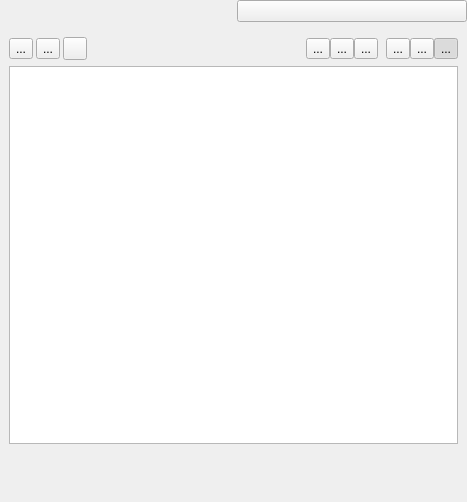
<?xml version="1.0" encoding="UTF-8"?>
<ui version="4.0">
 <class>qCjyxTablesModuleWidget</class>
 <widget class="qCjyxWidget" name="qCjyxTablesModuleWidget">
  <property name="geometry">
   <rect>
    <x>0</x>
    <y>0</y>
    <width>467</width>
    <height>502</height>
   </rect>
  </property>
  <property name="sizePolicy">
   <sizepolicy hsizetype="Minimum" vsizetype="Preferred">
    <horstretch>0</horstretch>
    <verstretch>0</verstretch>
   </sizepolicy>
  </property>
  <property name="windowTitle">
   <string>Tables</string>
  </property>
  <property name="windowIcon">
   <iconset resource="../qCjyxTablesModule.qrc">
    <normaloff>:/Icons/Tables.png</normaloff>:/Icons/Tables.png</iconset>
  </property>
  <layout class="QVBoxLayout" name="verticalLayout">
   <property name="leftMargin">
    <number>0</number>
   </property>
   <property name="topMargin">
    <number>0</number>
   </property>
   <property name="rightMargin">
    <number>0</number>
   </property>
   <property name="bottomMargin">
    <number>0</number>
   </property>
   <item>
    <layout class="QHBoxLayout" name="horizontalLayout_3">
     <property name="sizeConstraint">
      <enum>QLayout::SetMinimumSize</enum>
     </property>
     <item>
      <widget class="qDMMLNodeComboBox" name="TableNodeSelector" native="true">
       <property name="nodeTypes" stdset="0">
        <stringlist>
         <string>vtkDMMLTableNode</string>
        </stringlist>
       </property>
       <property name="renameEnabled" stdset="0">
        <bool>true</bool>
       </property>
      </widget>
     </item>
     <item>
      <widget class="QPushButton" name="LockTableButton">
       <property name="sizePolicy">
        <sizepolicy hsizetype="Preferred" vsizetype="Preferred">
         <horstretch>0</horstretch>
         <verstretch>0</verstretch>
        </sizepolicy>
       </property>
       <property name="minimumSize">
        <size>
         <width>30</width>
         <height>0</height>
        </size>
       </property>
       <property name="toolTip">
        <string>Allow table editing</string>
       </property>
       <property name="text">
        <string/>
       </property>
       <property name="icon">
        <iconset resource="../../../../../Base/QTGUI/Resources/qCjyxBaseQTGUI.qrc">
         <normaloff>:/Icons/Medium/CjyxUnlock.png</normaloff>:/Icons/Medium/CjyxUnlock.png</iconset>
       </property>
       <property name="checkable">
        <bool>false</bool>
       </property>
       <property name="flat">
        <bool>false</bool>
       </property>
      </widget>
     </item>
    </layout>
   </item>
   <item>
    <widget class="ctkCollapsibleButton" name="DisplayEditCollapsibleWidget" native="true">
     <property name="sizePolicy">
      <sizepolicy hsizetype="Preferred" vsizetype="Expanding">
       <horstretch>0</horstretch>
       <verstretch>1</verstretch>
      </sizepolicy>
     </property>
     <property name="text" stdset="0">
      <string>Edit</string>
     </property>
     <property name="checked" stdset="0">
      <bool>true</bool>
     </property>
     <layout class="QVBoxLayout" name="verticalLayout_8">
      <item>
       <layout class="QHBoxLayout" name="horizontalLayout">
        <property name="spacing">
         <number>3</number>
        </property>
        <item>
         <widget class="QToolButton" name="CopyButton">
          <property name="toolTip">
           <string>Copy</string>
          </property>
          <property name="text">
           <string>...</string>
          </property>
          <property name="icon">
           <iconset resource="../../../../../Base/QTGUI/Resources/qCjyxBaseQTGUI.qrc">
            <normaloff>:/Icons/Medium/CjyxEditCopy.png</normaloff>:/Icons/Medium/CjyxEditCopy.png</iconset>
          </property>
         </widget>
        </item>
        <item>
         <widget class="QToolButton" name="PasteButton">
          <property name="toolTip">
           <string>Paste</string>
          </property>
          <property name="text">
           <string>...</string>
          </property>
          <property name="icon">
           <iconset resource="../../../../../Base/QTGUI/Resources/qCjyxBaseQTGUI.qrc">
            <normaloff>:/Icons/Medium/CjyxEditPaste.png</normaloff>:/Icons/Medium/CjyxEditPaste.png</iconset>
          </property>
         </widget>
        </item>
        <item>
         <widget class="QFrame" name="EditControlsFrame">
          <property name="minimumSize">
           <size>
            <width>0</width>
            <height>15</height>
           </size>
          </property>
          <property name="frameShape">
           <enum>QFrame::NoFrame</enum>
          </property>
          <property name="frameShadow">
           <enum>QFrame::Plain</enum>
          </property>
          <property name="lineWidth">
           <number>0</number>
          </property>
          <layout class="QHBoxLayout" name="horizontalLayout_7">
           <property name="spacing">
            <number>0</number>
           </property>
           <property name="leftMargin">
            <number>0</number>
           </property>
           <property name="topMargin">
            <number>0</number>
           </property>
           <property name="rightMargin">
            <number>0</number>
           </property>
           <property name="bottomMargin">
            <number>0</number>
           </property>
           <item>
            <widget class="QToolButton" name="PlotButton">
             <property name="toolTip">
              <string>Generate an Interactive Plot based on user-selection of the columns of the table. The First (from left to right) Column will be used as X-Axis and each additional Column will be plotted in the same Chart as Y-Axis.</string>
             </property>
             <property name="text">
              <string/>
             </property>
             <property name="icon">
              <iconset resource="../../../../../Base/QTGUI/Resources/qCjyxBaseQTGUI.qrc">
               <normaloff>:/Icons/Medium/CjyxInteractivePlotting.png</normaloff>:/Icons/Medium/CjyxInteractivePlotting.png</iconset>
             </property>
            </widget>
           </item>
           <item>
            <spacer name="horizontalSpacer">
             <property name="orientation">
              <enum>Qt::Horizontal</enum>
             </property>
             <property name="sizeType">
              <enum>QSizePolicy::MinimumExpanding</enum>
             </property>
             <property name="sizeHint" stdset="0">
              <size>
               <width>16</width>
               <height>20</height>
              </size>
             </property>
            </spacer>
           </item>
           <item>
            <widget class="QToolButton" name="ColumnInsertButton">
             <property name="toolTip">
              <string>Add column</string>
             </property>
             <property name="text">
              <string>...</string>
             </property>
             <property name="icon">
              <iconset>
               <normaloff>:/Icons/column_add.png</normaloff>:/Icons/column_add.png</iconset>
             </property>
            </widget>
           </item>
           <item>
            <widget class="QToolButton" name="ColumnDeleteButton">
             <property name="toolTip">
              <string>Delete column</string>
             </property>
             <property name="text">
              <string>...</string>
             </property>
             <property name="icon">
              <iconset>
               <normaloff>:/Icons/column_delete.png</normaloff>:/Icons/column_delete.png</iconset>
             </property>
            </widget>
           </item>
           <item>
            <widget class="QToolButton" name="LockFirstColumnButton">
             <property name="toolTip">
              <string>Lock first column</string>
             </property>
             <property name="text">
              <string>...</string>
             </property>
             <property name="icon">
              <iconset>
               <normaloff>:/Icons/row_header_lock.png</normaloff>:/Icons/row_header_lock.png</iconset>
             </property>
             <property name="checkable">
              <bool>true</bool>
             </property>
            </widget>
           </item>
           <item>
            <spacer name="horizontalSpacer_2">
             <property name="orientation">
              <enum>Qt::Horizontal</enum>
             </property>
             <property name="sizeType">
              <enum>QSizePolicy::Preferred</enum>
             </property>
             <property name="sizeHint" stdset="0">
              <size>
               <width>8</width>
               <height>0</height>
              </size>
             </property>
            </spacer>
           </item>
           <item>
            <widget class="QToolButton" name="RowInsertButton">
             <property name="toolTip">
              <string>Add row</string>
             </property>
             <property name="text">
              <string>...</string>
             </property>
             <property name="icon">
              <iconset>
               <normaloff>:/Icons/row_add.png</normaloff>:/Icons/row_add.png</iconset>
             </property>
            </widget>
           </item>
           <item>
            <widget class="QToolButton" name="RowDeleteButton">
             <property name="toolTip">
              <string>Delete row</string>
             </property>
             <property name="text">
              <string>...</string>
             </property>
             <property name="icon">
              <iconset>
               <normaloff>:/Icons/row_delete.png</normaloff>:/Icons/row_delete.png</iconset>
             </property>
            </widget>
           </item>
           <item>
            <widget class="QToolButton" name="LockFirstRowButton">
             <property name="toolTip">
              <string>Lock first row</string>
             </property>
             <property name="text">
              <string>...</string>
             </property>
             <property name="icon">
              <iconset>
               <normaloff>:/Icons/column_header_lock.png</normaloff>:/Icons/column_header_lock.png</iconset>
             </property>
             <property name="checkable">
              <bool>true</bool>
             </property>
             <property name="checked">
              <bool>true</bool>
             </property>
            </widget>
           </item>
          </layout>
         </widget>
        </item>
       </layout>
      </item>
      <item>
       <widget class="qDMMLTableView" name="TableView">
        <property name="sizePolicy">
         <sizepolicy hsizetype="Expanding" vsizetype="Expanding">
          <horstretch>0</horstretch>
          <verstretch>0</verstretch>
         </sizepolicy>
        </property>
        <property name="editTriggers">
         <set>QAbstractItemView::AnyKeyPressed|QAbstractItemView::DoubleClicked|QAbstractItemView::EditKeyPressed|QAbstractItemView::SelectedClicked</set>
        </property>
        <property name="horizontalScrollMode">
         <enum>QAbstractItemView::ScrollPerPixel</enum>
        </property>
       </widget>
      </item>
      <item>
       <widget class="ctkCollapsibleButton" name="SelectedColumnPropertiesCollapsibleButton" native="true">
        <property name="text" stdset="0">
         <string>Column properties</string>
        </property>
        <property name="collapsed" stdset="0">
         <bool>true</bool>
        </property>
        <layout class="QVBoxLayout" name="verticalLayout_2">
         <item>
          <widget class="qCjyxTableColumnPropertiesWidget" name="SelectedColumnPropertiesWidget" native="true"/>
         </item>
        </layout>
       </widget>
      </item>
      <item>
       <widget class="ctkCollapsibleButton" name="NewColumnPropertiesCollapsibleButton" native="true">
        <property name="text" stdset="0">
         <string>New column defaults</string>
        </property>
        <property name="collapsed" stdset="0">
         <bool>true</bool>
        </property>
        <layout class="QVBoxLayout" name="verticalLayout_3">
         <item>
          <widget class="qCjyxTableColumnPropertiesWidget" name="NewColumnPropertiesWidget" native="true">
           <property name="columnNameVisible" stdset="0">
            <bool>false</bool>
           </property>
           <property name="confirmTypeChange" stdset="0">
            <bool>false</bool>
           </property>
          </widget>
         </item>
        </layout>
       </widget>
      </item>
     </layout>
    </widget>
   </item>
   <item>
    <spacer name="verticalSpacer">
     <property name="orientation">
      <enum>Qt::Vertical</enum>
     </property>
     <property name="sizeType">
      <enum>QSizePolicy::Expanding</enum>
     </property>
     <property name="sizeHint" stdset="0">
      <size>
       <width>20</width>
       <height>1</height>
      </size>
     </property>
    </spacer>
   </item>
   <item>
    <spacer name="BottomSpacer">
     <property name="orientation">
      <enum>Qt::Vertical</enum>
     </property>
     <property name="sizeType">
      <enum>QSizePolicy::Fixed</enum>
     </property>
     <property name="sizeHint" stdset="0">
      <size>
       <width>20</width>
       <height>0</height>
      </size>
     </property>
    </spacer>
   </item>
  </layout>
 </widget>
 <customwidgets>
  <customwidget>
   <class>qDMMLNodeComboBox</class>
   <extends>QWidget</extends>
   <header>qDMMLNodeComboBox.h</header>
   <container>1</container>
  </customwidget>
  <customwidget>
   <class>qDMMLTableView</class>
   <extends>QTableView</extends>
   <header>qDMMLTableView.h</header>
  </customwidget>
  <customwidget>
   <class>qCjyxWidget</class>
   <extends>QWidget</extends>
   <header>qCjyxWidget.h</header>
   <container>1</container>
  </customwidget>
  <customwidget>
   <class>qCjyxTableColumnPropertiesWidget</class>
   <extends>qCjyxWidget</extends>
   <header>qCjyxTableColumnPropertiesWidget.h</header>
   <container>1</container>
  </customwidget>
  <customwidget>
   <class>ctkCollapsibleButton</class>
   <extends>QWidget</extends>
   <header>ctkCollapsibleButton.h</header>
   <container>1</container>
  </customwidget>
 </customwidgets>
 <resources>
  <include location="../qCjyxTablesModule.qrc"/>
  <include location="../../../../../Base/QTGUI/Resources/qCjyxBaseQTGUI.qrc"/>
 </resources>
 <connections>
  <connection>
   <sender>TableNodeSelector</sender>
   <signal>currentNodeChanged(vtkDMMLNode*)</signal>
   <receiver>TableView</receiver>
   <slot>setDMMLTableNode(vtkDMMLNode*)</slot>
   <hints>
    <hint type="sourcelabel">
     <x>240</x>
     <y>10</y>
    </hint>
    <hint type="destinationlabel">
     <x>204</x>
     <y>758</y>
    </hint>
   </hints>
  </connection>
  <connection>
   <sender>qCjyxTablesModuleWidget</sender>
   <signal>dmmlSceneChanged(vtkDMMLScene*)</signal>
   <receiver>TableNodeSelector</receiver>
   <slot>setDMMLScene(vtkDMMLScene*)</slot>
   <hints>
    <hint type="sourcelabel">
     <x>293</x>
     <y>6</y>
    </hint>
    <hint type="destinationlabel">
     <x>389</x>
     <y>20</y>
    </hint>
   </hints>
  </connection>
  <connection>
   <sender>qCjyxTablesModuleWidget</sender>
   <signal>dmmlSceneChanged(vtkDMMLScene*)</signal>
   <receiver>TableView</receiver>
   <slot>setDMMLScene(vtkDMMLScene*)</slot>
   <hints>
    <hint type="sourcelabel">
     <x>175</x>
     <y>179</y>
    </hint>
    <hint type="destinationlabel">
     <x>175</x>
     <y>231</y>
    </hint>
   </hints>
  </connection>
 </connections>
</ui>
